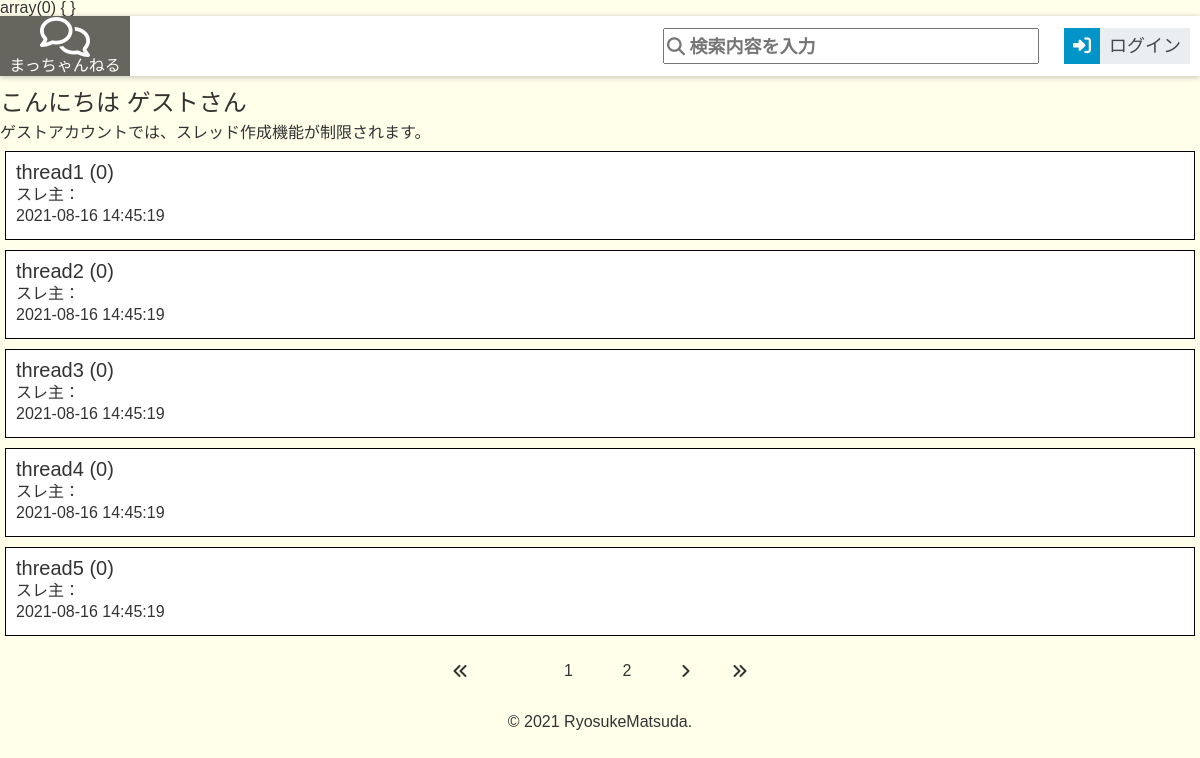
The page / on the database its author committed.
### tables this page shows
create table if not exists threads (thread_id int not null primary key auto_increment, title varchar(255), user_id int, ts timestamp);

### index.php (called while the page is built, shortened)
<?php
require_once dirname(__FILE__) . "/assets/_inc/require.php";
$dbthread = new DBthreads();
$user_name = $_SESSION["user_name"];
$status = $_SESSION["status"];
$msg =
  "こんにちは " . htmlspecialchars($user_name, \ENT_QUOTES, "UTF-8") . "さん";
try {
  $dbthread->dbh->beginTransaction();
  $count = $dbthread->count_threads();
  $arr = pagination_start($count, THREAD_MAX);
  $stmt = $dbthread->get_threads($arr["start"], THREAD_MAX);
  $dbthread->dbh->commit();
} catch (Exception $e) {
  $dbthread->dbh->rollback();
  echo "失敗しました。" . $e->getMessage();
}
include dirname(__FILE__) . "/view/index.php"; ?>

### database/database.php (called while the page is built, shortened)
<?php
class Database
{
  public function database_access()
  {
    try {
      $this->dbh = new PDO(DSN, DB_USER, DB_PASS);
    } catch (PDOException $e) {
      die("接続できません: " . $e->getMessage());
    }
  }
}

### database/DBthreads.php (called while the page is built, shortened)
<?php
require_once "database.php";
class DBThreads extends Database
{
  public function count_threads()
  {
    $sql = "SELECT COUNT(*) FROM threads";
    $stmt = $this->dbh->prepare($sql);
    $stmt->execute();
    $count = $stmt->fetchColumn(0);
    return !empty($count) ? $count : null;
  }
  public function get_threads($start, $max)
  {
    $sql =
      "SELECT * FROM threads order by updated_at desc limit :start_thread, :thread_max";
    $stmt = $this->dbh->prepare($sql);
    $stmt->bindValue(":start_thread", $start, PDO::PARAM_INT);
    $stmt->bindValue(":thread_max", $max, PDO::PARAM_INT);
    $stmt->execute();
    return $stmt;
  }
}

### view/index.php (the view)
<?php include dirname(__FILE__) . "/header.php"; ?>
<section class="hello">
    <h1 class="hello-ttl"><?php echo $msg; ?>
    </h1>
    <?php if ($status >= 1): ?>
    <a href="./thread_form.php" class="a-btn"><span class="a-btn-icon"><i class="far fa-comments"></i></span><span
            class="a-btn-text">スレッド作成</span></a>
    <?php else: ?>
    <p>ゲストアカウントでは、スレッド作成機能が制限されます。</p>
    <?php endif; ?>
</section>
<section class="thread">
    <ul class="thread-ul">
        <?php foreach ($stmt as $row): ?>
        <li>
            <a href="thread_content.php?id=<?php echo $row[
              "thread_id"
            ]; ?>&page_id=1">
                <div class="thread-list" data-id="<?php echo $row[
                  "thread_id"
                ]; ?>">
                    <div class="thread-title">
                        <p><?php echo $row["title"]; ?>
                            (<?php echo $row["comment_count"]; ?>)
                        </p>
                    </div>
                    <div class="thread-user">
                        <p>スレ主： <?php echo $dbuser->get_username_by_id(
                          $row["user_id"]
                        ); ?>
                        </p>
                    </div>
                    <div class="thread-date">
                        <p><?php echo $row["updated_at"]; ?>
                        </p>
                    </div>
                </div>
            </a>
        </li>
        <?php endforeach; ?>
    </ul>
    <?php if (!isset($search)) {
      thread_pagination($arr["max_page"], $arr["now_page"]);
    } else {
      search_pagination($arr["max_page"], $arr["now_page"], $search);
    } ?>
</section>
<?php include dirname(__FILE__) . "/footer.php"; ?>

### view/header.php (shortened to what this page needs)
<!DOCTYPE html>
<html lang="ja">
<head>
    <link rel="stylesheet" href="./css/reset.css" />
    <link rel="stylesheet" href="./css/style.css" />
</head>
<body>
    <header class="header">
        <a href="./index.php">
            <div class="header-logo">
                <div>
                    <i class="far fa-comments"></i>
                    <p>まっちゃんねる</p>
                </div>
            </div>
        </a>
        <div>
            <nav class="header-nav">
                <div class="header-infos">
                    <form action="./search.php" method="get">
                        <input type="text" name="search" id="search" maxlength="<?php echo THREAD_TITLE_LENGTH; ?>"
                            class="fa" placeholder="&#xf002; 検索内容を入力">
                    </form>
                    <?php if (isset($_SESSION["login_id"])): ?>
                    <a href="./user_config.php" class="a-btn"><span class="a-btn-icon"><i
                                class="fas fa-user-cog"></i></span><span class="a-btn-text">ユーザー設定</span></a>
                    <a href="./process/logout.php" class="a-btn"><span class="a-btn-icon"><i
                                class="fas fa-sign-out-alt"></i></span><span class="a-btn-text">ログアウト</span></a>
                    <?php else: ?>
                    <a href="./login_form.php" class="a-btn"><span class="a-btn-icon"><i
                                class="fas fa-sign-in-alt"></i></span><span class="a-btn-text">ログイン</span></a>
                    <?php endif; ?>
                </div>
            </nav>
        </div>
    </header>

### config/pagination.php (shortened to what this page needs)
<?php
function pagination_start($count, $max)
{
  $max_page = ceil($count / $max);
  if (!isset($_GET["page_id"])) {
    $now_page = 1;
  } else {
    $now_page = (int) htmlspecialchars($_GET["page_id"], ENT_QUOTES, "UTF-8");
    if ($now_page < 1 || $now_page > $max_page) {
      $_SESSION["error"] = "無効な値が入力されました。";
      header("Location: ./index.php");
    }
  }
  $start = ($now_page - 1) * $max;
  $arr = [
    "max_page" => $max_page,
    "now_page" => $now_page,
    "start" => $start,
  ];
  return $arr;
}
function thread_pagination($max_page, $now_page)
{
  $pre_page = $now_page - 1;
  $next_page = $now_page + 1;
  echo '<div class="pager">
  <ul class="pagination">
      <li class="first"><a href="index.php?page_id=1"><span><i class="fas fa-angle-double-left"></i></span></a></li>';
  if ($now_page == 1) {
    echo '<li class="pre"><a class="disable" href="index.php?page_id=' .
      $pre_page .
      '"><span><i class="fas fa-angle-left"></i></span>
    </a></li>';
  } else {
    echo '<li class="pre"><a href="index.php?page_id=' .
      $pre_page .
      '"><span><i class="fas fa-angle-left"></i></span>
    </a></li>';
  }
  for ($i = 1; $i <= $max_page; $i++) {
    if ($i == $now_page) {
      echo '<li><a href="index.php?page_id=' .
        $i .
        '"><span>' .
        $i .
        "</span></a></li>  ";
    } else {
      echo '<li><a href="index.php?page_id=' .
        $i .
        '"><span>' .
        $i .
        "</span></a></li>  ";
    }
  }
  if ($now_page == $max_page) {
    echo '<li class="next"><a class="disable" href="index.php?page_id=' .
      $next_page .
      '"><span><i class="fas fa-angle-right"></i></span></a></li>';
  } else {
    echo '<li class="next"><a href="index.php?page_id=' .
      $next_page .
      '"><span><i class="fas fa-angle-right"></i></span></a></li>';
  }
  echo '<li class="last"><a href="index.php?page_id=' .
    $max_page .
    '"><span><i class="fas fa-angle-double-right"></i></span></a></li>
  </ul>
  </div>';
}

### view/footer.php (shortened to what this page needs)
<footer>
    <section class="footer-section">
        <p>© 2021 RyosukeMatsuda.</p>
    </section>
</footer>
</body>
</html>

### css/style.css (style rules this page uses)
*, *:before, *:after { box-sizing: inherit; }
html { box-sizing: border-box; font-size: 62.5%; }
body { color: #333; font-family: "ヒラギノ丸ゴ ProN", "游ゴシック体", YuGothic, "游ゴシック Medium", "Yu Gothic Medium", "游ゴシック", "Yu Gothic", sans-serif; font-size: 1.6rem; background: #ffffea; }
a { text-decoration: none; color: #333; }
.header { display: flex; justify-content: space-between; align-items: center; position: sticky; z-index: 5; top: 0; background: #fff; box-shadow: 0 1px 6px 0 rgba(32, 33, 36, 0.28); margin-bottom: 15px; }
.header-infos { display: flex; justify-content: space-between; align-items: center; }
.header-infos form { margin-right: 15px; }
.header-infos form input { font-size: 18px; height: 36px; }
.header-logo { width: 130px; height: 60px; background: #66665e; display: flex; justify-content: center; }
.header-logo div { text-align: center; color: #fff; }
.header-logo i { font-size: 40px; line-height: 42px; transition: 0.3s; margin: 0 auto; }
.header-logo p { text-align: center; font-size: 16px; }
.hello-ttl { font-size: 24px; margin-bottom: 10px; }
.thread-list { border: 1px solid #000; margin: 10px 5px; padding: 10px; background: #fff; }
.thread-list div { margin-bottom: 5px; }
.thread-title { font-size: 20px; }
.a-btn { color: #484848; display: inline-block; font-size: 18px; background: #eaeef1; text-decoration: none; margin: 0 10px; transition: 0.3s; }
.a-btn-icon { display: inline-block; width: 36px; height: 36px; text-align: center; color: white; background: #0094c8; }
.a-btn-icon i { font-size: 18px; line-height: 36px; transition: 0.3s; }
.a-btn-text { display: inline-block; text-align: center; margin: 0 9px; }
.pager .pagination { text-align: center; }
.pager .pagination li { display: inline; margin: 0 2px; padding: 0; display: inline-block; width: 50px; height: 50px; text-align: center; position: relative; border-radius: 10px; }
.pager .pagination li a { vertical-align: middle; position: absolute; top: 0; left: 0; width: 100%; height: 100%; text-align: center; display: table; text-decoration: none; transition: all 0.3s ease; }
.pager .pagination li a span { display: table-cell; vertical-align: middle; }
.footer-section { width: 100%; text-align: center; margin: 15px auto; }

### rows shown on the page
threads: title "thread1", comment_count "0", updated_at "2021-08-16 14:45:19"
threads: title "thread2", comment_count "0", updated_at "2021-08-16 14:45:19"
threads: title "thread3", comment_count "0", updated_at "2021-08-16 14:45:19"
threads: title "thread4", comment_count "0", updated_at "2021-08-16 14:45:19"
threads: title "thread5", comment_count "0", updated_at "2021-08-16 14:45:19"

### other values the page prints
$msg "こんにちは ゲストさん"
